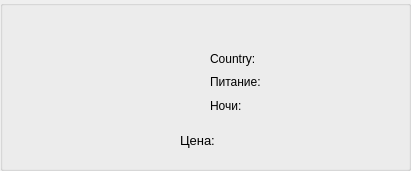
  <widget class="QGroupBox" name="groupBox_23">
   <property name="geometry">
    <rect>
     <x>1420</x>
     <y>560</y>
     <width>411</width>
     <height>171</height>
    </rect>
   </property>
   <property name="title">
    <string/>
   </property>
   <widget class="QLabel" name="picture_12">
    <property name="geometry">
     <rect>
      <x>20</x>
      <y>30</y>
      <width>131</width>
      <height>101</height>
     </rect>
    </property>
    <property name="text">
     <string/>
    </property>
   </widget>
   <widget class="QLabel" name="name_12">
    <property name="geometry">
     <rect>
      <x>160</x>
      <y>10</y>
      <width>241</width>
      <height>31</height>
     </rect>
    </property>
    <property name="font">
     <font>
      <family>Segoe Print</family>
      <pointsize>11</pointsize>
      <underline>true</underline>
     </font>
    </property>
    <property name="text">
     <string/>
    </property>
   </widget>
   <widget class="QLabel" name="country_12">
    <property name="geometry">
     <rect>
      <x>270</x>
      <y>50</y>
      <width>121</width>
      <height>16</height>
     </rect>
    </property>
    <property name="text">
     <string/>
    </property>
   </widget>
   <widget class="QLabel" name="meals_12">
    <property name="geometry">
     <rect>
      <x>270</x>
      <y>70</y>
      <width>121</width>
      <height>20</height>
     </rect>
    </property>
    <property name="text">
     <string/>
    </property>
   </widget>
   <widget class="QLabel" name="label_106">
    <property name="geometry">
     <rect>
      <x>180</x>
      <y>120</y>
      <width>51</width>
      <height>41</height>
     </rect>
    </property>
    <property name="font">
     <font>
      <pointsize>10</pointsize>
     </font>
    </property>
    <property name="text">
     <string>Цена:</string>
    </property>
    <property name="textFormat">
     <enum>Qt::AutoText</enum>
    </property>
   </widget>
   <widget class="QLabel" name="nights_12">
    <property name="geometry">
     <rect>
      <x>270</x>
      <y>96</y>
      <width>121</width>
      <height>20</height>
     </rect>
    </property>
    <property name="text">
     <string/>
    </property>
   </widget>
   <widget class="QLabel" name="price_12">
    <property name="geometry">
     <rect>
      <x>240</x>
      <y>120</y>
      <width>161</width>
      <height>41</height>
     </rect>
    </property>
    <property name="font">
     <font>
      <family>Segoe Print</family>
      <pointsize>10</pointsize>
     </font>
    </property>
    <property name="text">
     <string/>
    </property>
   </widget>
   <widget class="QWidget" name="layoutWidget_26">
    <property name="geometry">
     <rect>
      <x>210</x>
      <y>50</y>
      <width>56</width>
      <height>64</height>
     </rect>
    </property>
    <layout class="QVBoxLayout" name="verticalLayout_27">
     <item>
      <widget class="QLabel" name="label_107">
       <property name="text">
        <string>Country:</string>
       </property>
      </widget>
     </item>
     <item>
      <widget class="QLabel" name="label_108">
       <property name="text">
        <string>Питание:</string>
       </property>
      </widget>
     </item>
     <item>
      <widget class="QLabel" name="label_109">
       <property name="text">
        <string>Ночи:</string>
       </property>
      </widget>
     </item>
    </layout>
   </widget>
   <widget class="QPushButton" name="pushButton_33">
    <property name="geometry">
     <rect>
      <x>160</x>
      <y>10</y>
      <width>231</width>
      <height>31</height>
     </rect>
    </property>
    <property name="font">
     <font>
      <underline>true</underline>
     </font>
    </property>
    <property name="styleSheet">
     <string notr="true">border: 0.3 px solid white;
background-color:rgba(255, 0, 0, 0)</string>
    </property>
    <property name="text">
     <string/>
    </property>
   </widget>
  </widget>
